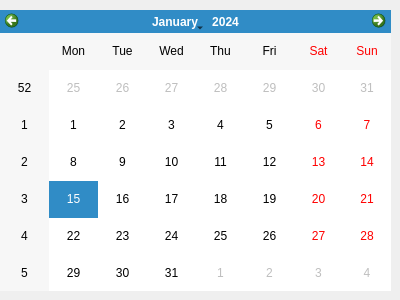
<?xml version="1.0" encoding="UTF-8"?>
<ui version="4.0">
 <class>Dialog</class>
 <widget class="QDialog" name="Dialog">
  <property name="geometry">
   <rect>
    <x>0</x>
    <y>0</y>
    <width>400</width>
    <height>300</height>
   </rect>
  </property>
  <property name="windowTitle">
   <string>CALENDARIO PRÉSTAMOS</string>
  </property>
  <widget class="QCalendarWidget" name="calendarioPrestamo">
   <property name="geometry">
    <rect>
     <x>0</x>
     <y>10</y>
     <width>391</width>
     <height>281</height>
    </rect>
   </property>
  </widget>
 </widget>
 <resources/>
 <connections/>
</ui>
